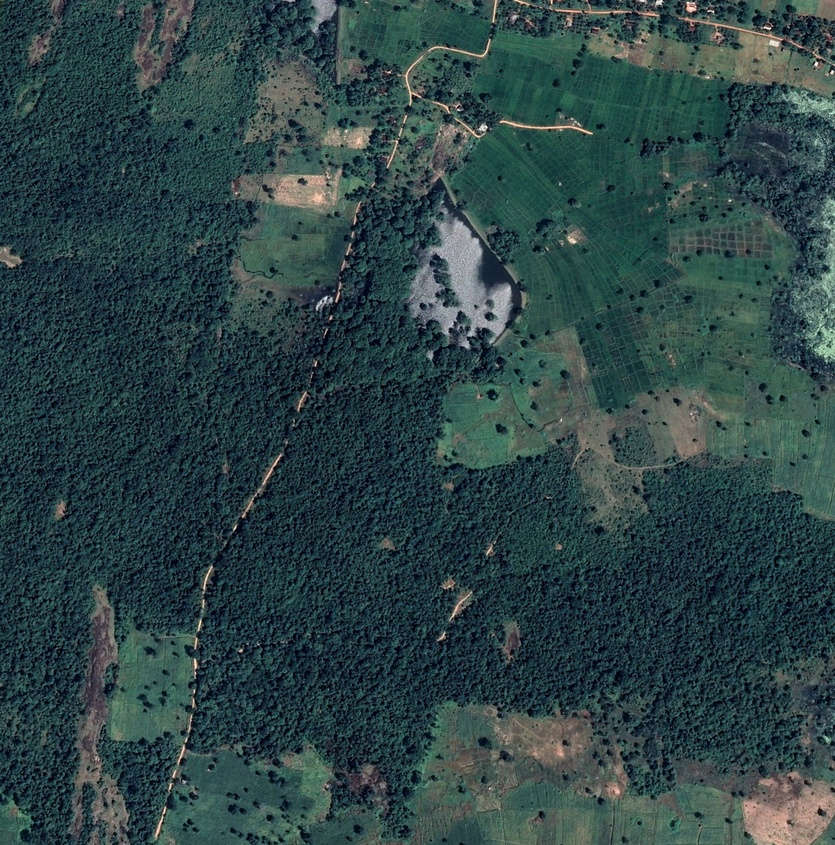
#> input picture method1/images/10.jpg, 835 x 845 px, shrunk from 2132 x 2160 before the run, found by its file name
$ jupyter execute segment_opencv.ipynb
#> lines starting #> are read from the running program, lines starting #| are printed output that depends on the picture; after the words box and inside, x2 and y2 are one past the last pixel; in counts of white or black regions, pixels touching at a corner belong together
[cell 1]
from google.colab import drive
drive.mount('/content/drive')

[cell 2]
#df = pd.read_csv("/content/drive/My Drive/Colab Notebooks/datasets/creditcard.csv")

[cell 3]
import numpy as np
from skimage import io, measure
import matplotlib.pyplot as plt
import cv2
from skimage import io, img_as_ubyte
import imageio

[cell 4]
img = imageio.imread('/content/drive/My Drive/Colab Notebooks/datasets/images/10.jpg')
#> img is the input picture: shape (845, 835, 3); mean R, G, B 46.5, 68.6, 70.3
plt.imshow(img)

[cell 5]
hsv = cv2.cvtColor(img, cv2.COLOR_RGB2HSV)
#> hsv: shape (845, 835, 3); mean H, S, V 89.4, 116.1, 73.6
mask = cv2.inRange(hsv, (54, 88, 100), (150, 250, 250))
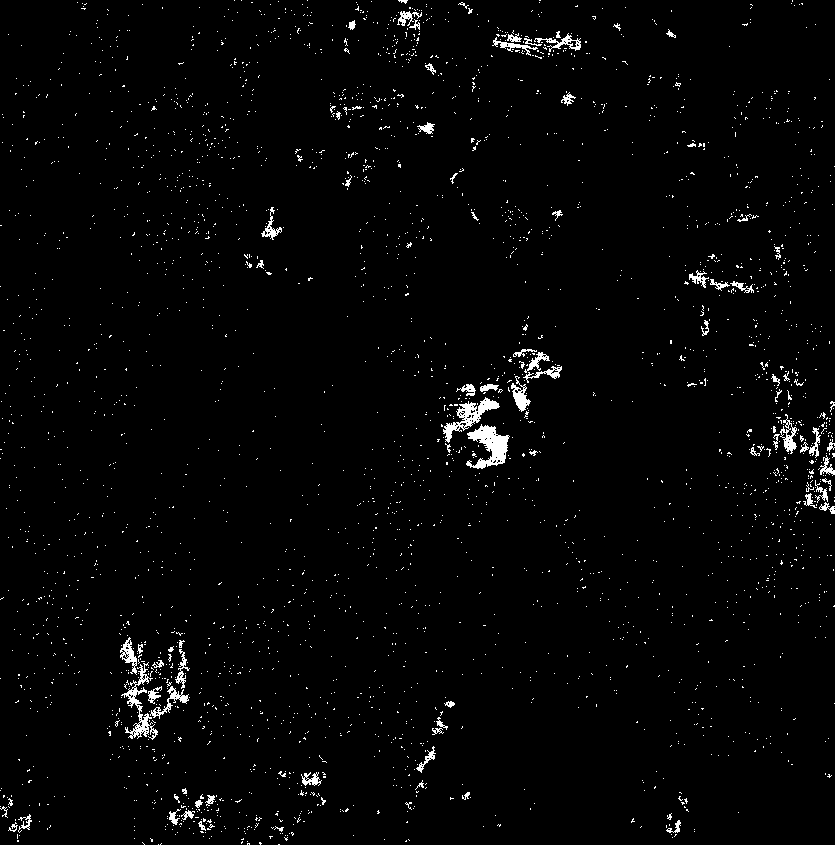
#> mask: shape (845, 835); 2% white in thin lines or dots

plt.imshow(mask)

[cell 6]
from scipy import ndimage as nd
closed_mask = nd.binary_closing(mask, np.ones((50, 50)))
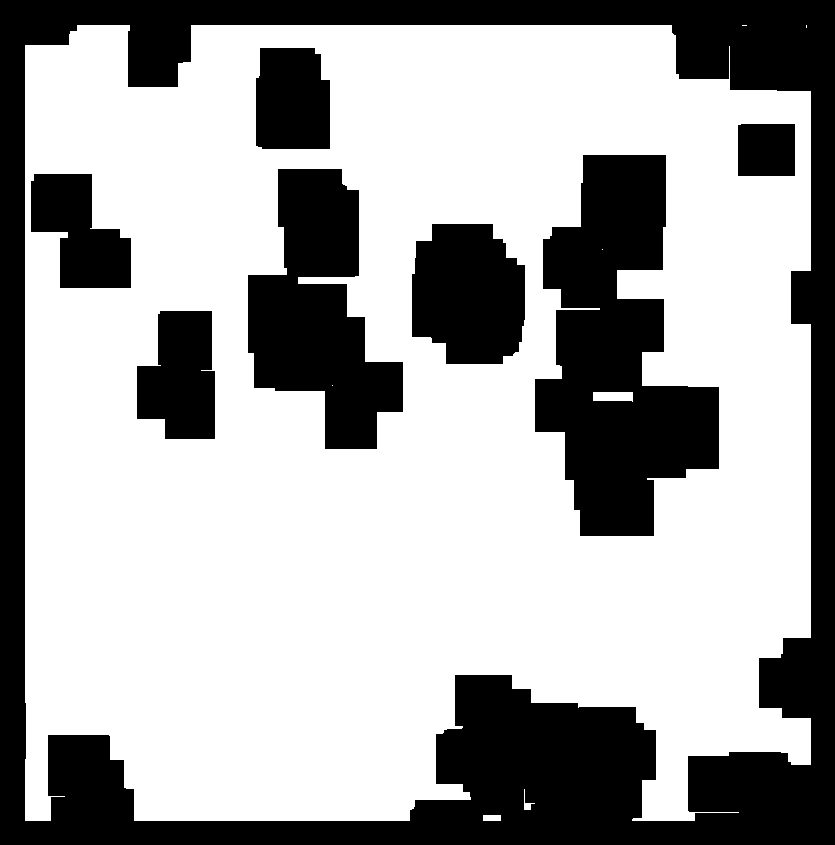
#> closed_mask: shape (845, 835) bool; 65.7% white; 8 black regions, largest, box (x1, y1, x2, y2) and area: (0, 0, 835, 845) 137308, (535, 155, 719, 536) 41014, (248, 169, 403, 449) 24809
plt.imshow(closed_mask)

[cell 7]
plt.subplot(1, 2, 1)
plt.imshow(img)

plt.subplot(1, 2, 2)
plt.imshow(closed_mask)
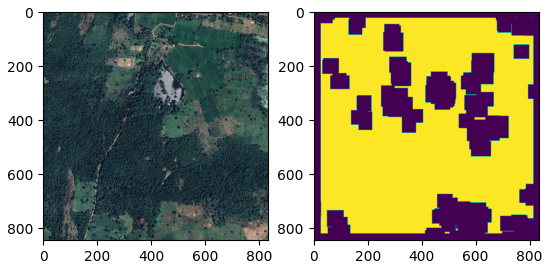
#> figure drawn by matplotlib, 2 panels

[cell 8]
#imageio.imwrite('/content/drive/My Drive/Colab Notebooks/datasets/masks/3.png', closed_mask)

[cell 9]
plt.imsave('/content/drive/My Drive/Colab Notebooks/datasets/masks/10.png', closed_mask)
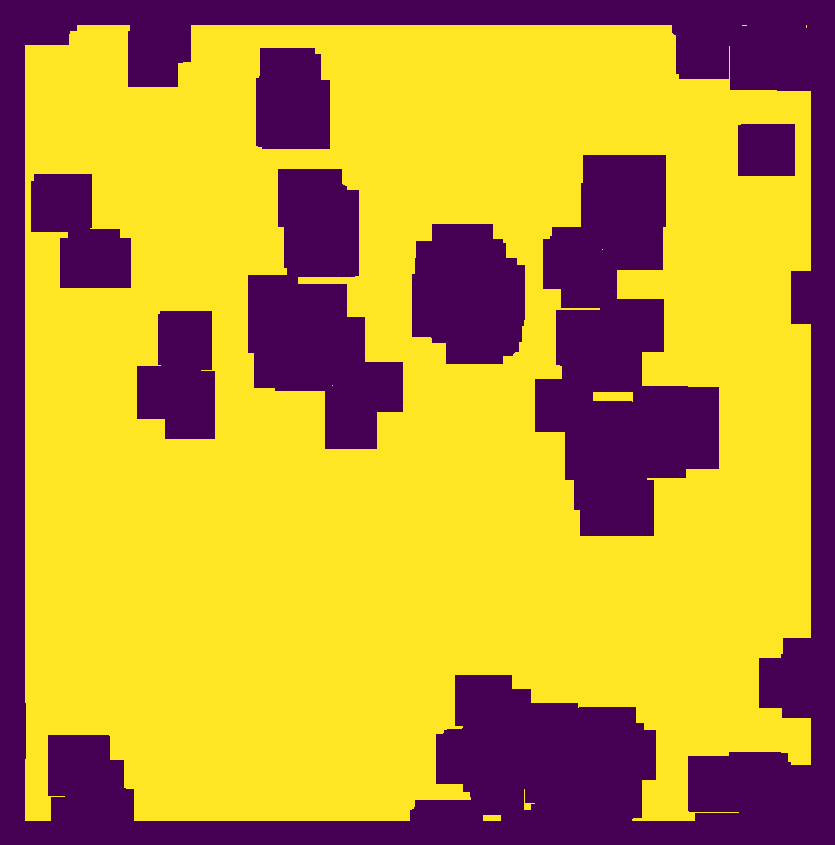
#> saved as 10.png: shape (845, 835, 3); mean R, G, B 189.6, 152.1, 52.5
